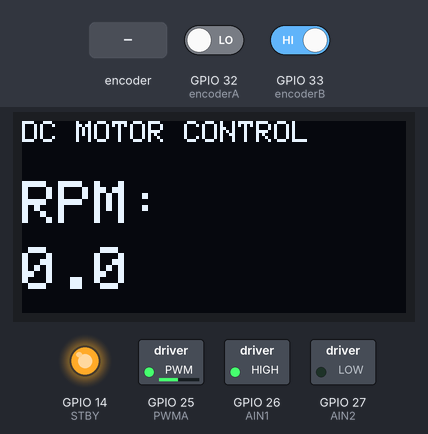
This sketch was run on a simulated ESP32. Shown: 128×64 one-colour display, switched loads named in the sketch (green lamp = pin HIGH), output pins drawn as LEDs (lit = HIGH). Inputs (shaded band) come from the test bench; at power-on: GPIO 32 (encoderA) LOW, GPIO 33 (encoderB) HIGH. What the sketch prints to the serial monitor is not drawn.

Above: at 1.2 s.
1.3 s: rotary encoder on GPIO 32 (encoderA) / GPIO 33 (encoderB) turned 3 steps (first pin leading)
At 1.9 s:
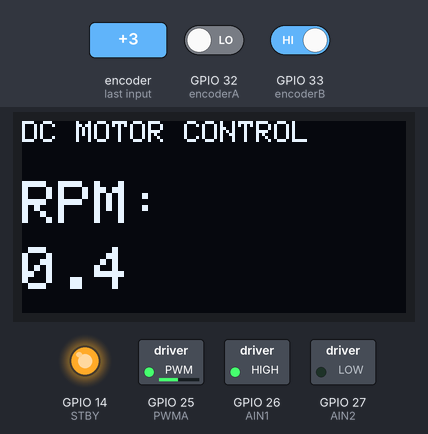
4.1 s: rotary encoder on GPIO 32 (encoderA) / GPIO 33 (encoderB) turned 3 steps (first pin leading)
At 4.6 s:
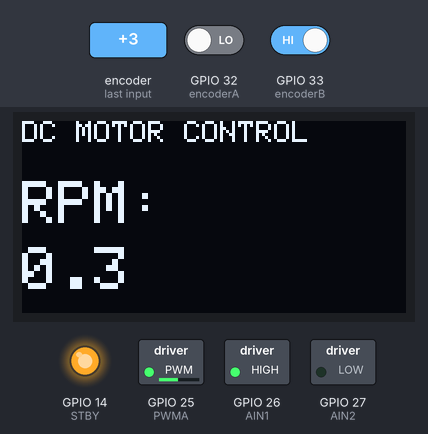
Timing chart, 0 to 7.1 s (numbered marks = the images above; inputs shaded):
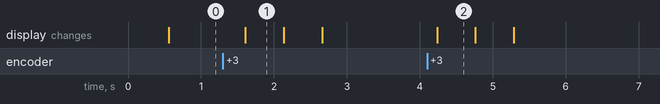

The sketch:

RPM_OLED_Test.ino
```cpp
#include <Wire.h>
#include <Adafruit_GFX.h>
#include <Adafruit_SSD1306.h>

// ===== OLED =====
#define SCREEN_WIDTH 128
#define SCREEN_HEIGHT 64
Adafruit_SSD1306 display(SCREEN_WIDTH, SCREEN_HEIGHT, &Wire, -1);

// ===== TB6612 Motor Pins =====
const int PWMA = 25;
const int AIN1 = 26;
const int AIN2 = 27;
const int STBY = 14;

// ===== Encoder Pins =====
const int encoderA = 32;
const int encoderB = 33;

// ===== Encoder Calibration =====
const float COUNTS_PER_REV = 816.0;

volatile long encoderCount = 0;

void IRAM_ATTR readEncoder() {
  if (digitalRead(encoderA) == digitalRead(encoderB)) {
    encoderCount++;
  } else {
    encoderCount--;
  }
}

void setup() {
  Serial.begin(115200);

  // I2C / OLED
  Wire.begin(21, 22);

  if (!display.begin(SSD1306_SWITCHCAPVCC, 0x3C)) {
    Serial.println("OLED initialization failed");
    while (true);
  }

  display.clearDisplay();
  display.setTextColor(SSD1306_WHITE);

  // Motor driver
  pinMode(PWMA, OUTPUT);
  pinMode(AIN1, OUTPUT);
  pinMode(AIN2, OUTPUT);
  pinMode(STBY, OUTPUT);

  // Encoder
  pinMode(encoderA, INPUT);
  pinMode(encoderB, INPUT);

  attachInterrupt(
    digitalPinToInterrupt(encoderA),
    readEncoder,
    CHANGE
  );

  digitalWrite(STBY, HIGH);

  // Motor forward
  digitalWrite(AIN1, HIGH);
  digitalWrite(AIN2, LOW);
  analogWrite(PWMA, 120);

  Serial.println("RPM + OLED Test");
}

void loop() {
  long previousCount;

  noInterrupts();
  previousCount = encoderCount;
  interrupts();

  delay(500);

  long currentCount;

  noInterrupts();
  currentCount = encoderCount;
  interrupts();

  long deltaCounts = currentCount - previousCount;

  float rpm =
    (abs(deltaCounts) / COUNTS_PER_REV) * 120.0;

  // ===== Serial Monitor =====
  Serial.print("Delta Counts: ");
  Serial.print(deltaCounts);
  Serial.print("   RPM: ");
  Serial.println(rpm, 2);

  // ===== OLED =====
  display.clearDisplay();

  display.setTextSize(1);
  display.setCursor(0, 0);
  display.println("DC MOTOR CONTROL");

  display.setTextSize(2);
  display.setCursor(0, 20);
  display.print("RPM:");
  display.setCursor(0, 42);
  display.print(rpm, 1);

  display.display();
}
```

Measured:
- after the input at 1.3 s, the display: changes after 0.31 s (image 1)
- after the input at 4.1 s, the display: changes after 0.14 s (image 2)
